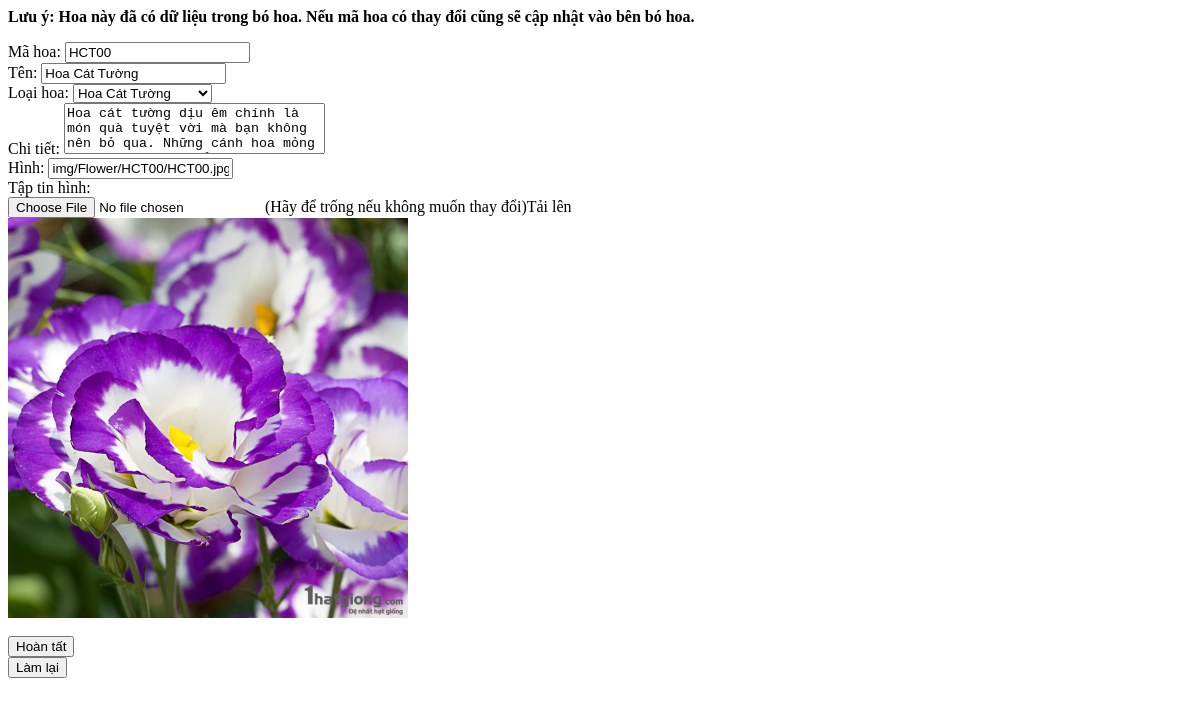
/1804HDTVAdmin/floweredit.php?fid=HCT00, run on an earlier commit of the app's database.
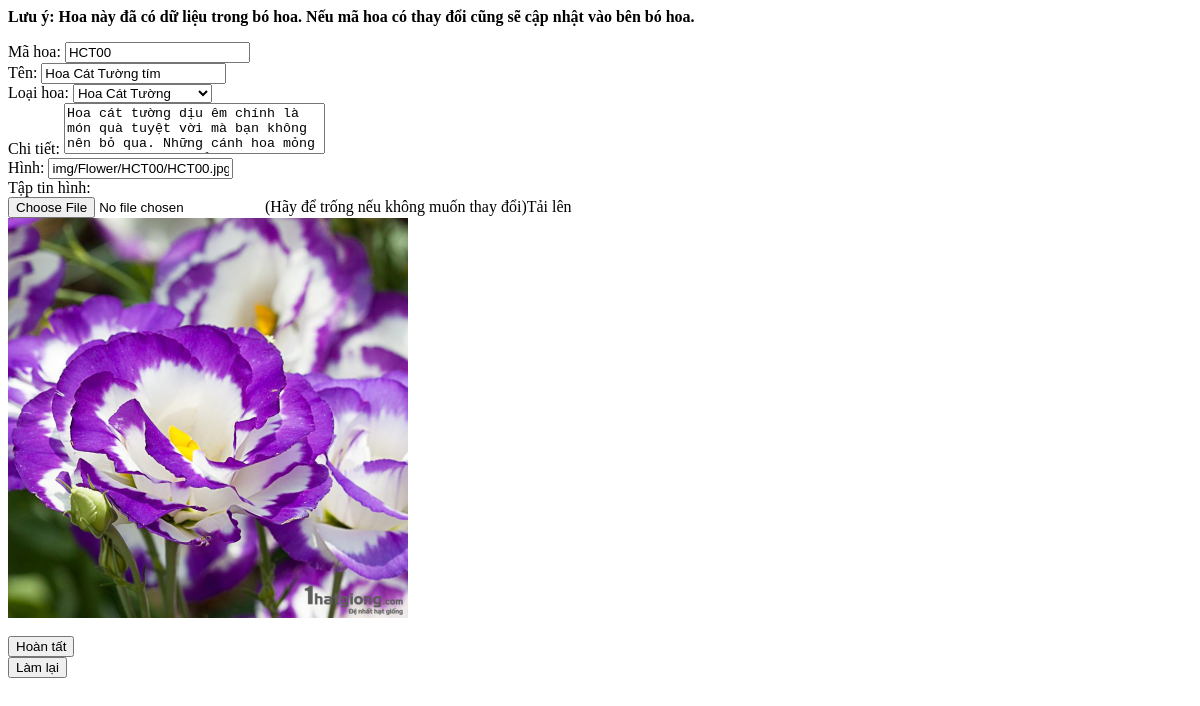
And on a later commit of the database.
### tables this page shows
CREATE TABLE IF NOT EXISTS `flower` (
  `f_ID` CHAR(10) NOT NULL,
  `f_cate_ID` CHAR(5) NOT NULL,
  `f_name` VARCHAR(45) NOT NULL,
  `f_img` VARCHAR(255) NOT NULL,
  `f_detail` TEXT NOT NULL,
  PRIMARY KEY (`f_ID`),
  INDEX `fk_f_cate_ID_idx` (`f_cate_ID` ASC),
  CONSTRAINT `fk_f_f_cate_ID`
    FOREIGN KEY (`f_cate_ID`)
    REFERENCES `flower_cate` (`f_cate_ID`)
    ON DELETE NO ACTION
    ON UPDATE NO ACTION);

### src/flowerdb.php (called while the page is built, shortened)
<?php
function getSql($sql)
{
    include "fconnectadmin.php";
    $result = $cn->query($sql);
    while ($row = $result->fetch_assoc()) {
        $rows[] = $row;
    }
    if (isset($rows)) {
        return $rows;
    } else {
        return array();
    }
}

### 1804HDTVAdmin/floweredit.php (the view, shortened to what this page needs)
<?php
    include '../src/flowerdb.php';
    if (isset($_GET["fid"])) {
        $id = $_GET["fid"];
        $data = getSql("select * from flower where f_ID ='$id'")[0];
    }else{
        echo "no";
    }
    $sitedir="../";
?>
<?php
    $existed = getSql("SELECT * FROM bouq_detail where f_ID = '$id'");
    if (sizeof($existed)>0) {
        echo "<b><p class='text-warning'>Lưu ý: Hoa này đã có dữ liệu trong bó hoa. Nếu mã hoa có thay đổi cũng sẽ cập nhật vào bên bó hoa.</p></b>";
    }
?>
<form id="frmEditFlower" name="frmEditFlower" method="post">
    <div class="form-inline">
        <label class="mr-sm-2 col-2" for="editfid">Mã hoa:</label>
        <input type="text" readonly class="form-control mb-2 mr-sm-2 col-9" name="editfid" id="editfid" autocomplete="off"
        value="<?php echo $id?>">
    </div>
    <div class="form-inline">
        <label class="mr-sm-2 col-2" for="editfname">Tên:</label>
        <input type="text" autofocus required class="form-control mb-2 mr-sm-2 col-9" name="editfname" id="editfname" autocomplete="off"
        value="<?php echo $data['f_name']?>" pattern="[\p{L}\s\d]{2,40}" title="2-40 chữ. Không bao gồm kí tự đặc biệt như @#$%^&* ">
    </div>
    <div class="form-inline">
        <label class="mr-sm-2 col-2" for="editfcate">Loại hoa:</label>
        <select name="editfcate" id="editfcate" class="form-control mb-2 mr-sm-2 col-9">
            <?php
            $fcatedata = getSql("select * from flower_cate");
            if (sizeof($fcatedata)>0) {
                foreach ($fcatedata as $key => $cateval) {
                    if ($cateval['f_cate_ID']==$data['f_cate_ID']) {
                        echo '<option value="',$cateval['f_cate_ID'],'" selected>Hoa ',$cateval['f_cate_name'],'</option>';
                    }else{
                        echo '<option value="',$cateval['f_cate_ID'],'">Hoa ',$cateval['f_cate_name'],'</option>';
                    }
                }
            }
            ?>
        </select>
    </div>
    <div class="form-inline">
        <label class="mr-sm-2 col-2" for="editfdetail">Chi tiết:</label>
        <textarea class="form-control mb-2 mr-sm-2 col-9" name="editfdetail" id="editfdetail" cols="30" rows="3" required
            style="resize: none;"><?php echo $data['f_detail']?></textarea>
    </div>
    <div class="form-inline">
        <label class="mr-sm-2 col-2">Hình:</label>
        <input type="text" readonly class="form-control mb-2 mr-sm-2 col-9" name="editfimg" id="editfimg" value="<?php echo $data['f_img']?>">
    </div>
    <div class="form-inline">
        <label class="mr-sm-2 col-2" for="editfimgfile">Tập tin hình:</label>
        <div class="custom-file mb-2 mr-sm-2 col-9">
            <input type="file" class="custom-file-input " name="editfimgfile" id="editfimgfile" accept=".jpeg,.jpg,.png">
            <label class="custom-file-label" for="editfimgfile" id="editfimgfiletext">(Hãy để trống nếu không muốn thay đổi)</label>
        </div>
    </div>
    <div class="form-inline">
        <div id="editimgPreview" class="col-9">
            <?php
                if (file_exists($sitedir.$data['f_img'])) {
                    echo "<img src='".$sitedir.$data['f_img']."' style='max-width:50vh'>";
                }else{
                    echo "<img src='".$sitedir."img/undefined.jpg' style='max-width:50vh'>";
                }
            ?>
        </div>
    </div>
    <br>
    <div class="form-inline">
        <button type="submit" class="btn btn-primary mb-2 col-2 btn-shop" name="cmdEditFlower">Hoàn tất</button>
        <input type="reset" class="btn mb-2 btn-warning col-2" name="cmdEditFlowerReset" id="cmdEditFlowerReset" value="Làm lại">
    </div>
</form>

### 1804HDTVAdmin/floweredit.php (style rules this page uses)
.custom-file-input ~ .custom-file-label::after { content: "Tải lên"; }

What changed in the data, as far as the page shows it:
changed flower "img/Flower/HCT00/HCT00.jpg": editfname "Hoa Cát Tường" → "Hoa Cát Tường tím"
